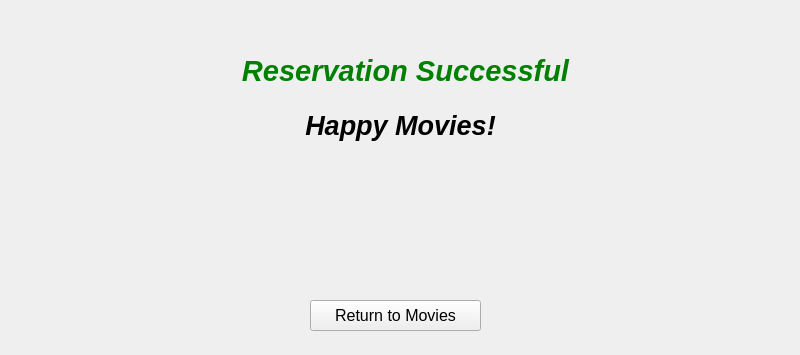
<?xml version="1.0" encoding="UTF-8"?>
<ui version="4.0">
 <class>MainWindow</class>
 <widget class="QMainWindow" name="MainWindow">
  <property name="geometry">
   <rect>
    <x>0</x>
    <y>0</y>
    <width>800</width>
    <height>355</height>
   </rect>
  </property>
  <property name="windowTitle">
   <string>MainWindow</string>
  </property>
  <widget class="QWidget" name="centralwidget">
   <widget class="QLabel" name="label">
    <property name="geometry">
     <rect>
      <x>200</x>
      <y>30</y>
      <width>411</width>
      <height>81</height>
     </rect>
    </property>
    <property name="font">
     <font>
      <pointsize>22</pointsize>
      <italic>true</italic>
      <bold>true</bold>
     </font>
    </property>
    <property name="styleSheet">
     <string notr="true">color: Green;</string>
    </property>
    <property name="text">
     <string>Reservation Successful</string>
    </property>
    <property name="alignment">
     <set>Qt::AlignCenter</set>
    </property>
   </widget>
   <widget class="QLabel" name="label_2">
    <property name="geometry">
     <rect>
      <x>250</x>
      <y>90</y>
      <width>301</width>
      <height>71</height>
     </rect>
    </property>
    <property name="font">
     <font>
      <pointsize>20</pointsize>
      <italic>true</italic>
      <bold>true</bold>
     </font>
    </property>
    <property name="text">
     <string>Happy Movies!</string>
    </property>
    <property name="alignment">
     <set>Qt::AlignCenter</set>
    </property>
   </widget>
   <widget class="QLabel" name="seatsLabel">
    <property name="geometry">
     <rect>
      <x>210</x>
      <y>170</y>
      <width>391</width>
      <height>41</height>
     </rect>
    </property>
    <property name="font">
     <font>
      <pointsize>18</pointsize>
      <bold>true</bold>
     </font>
    </property>
    <property name="text">
     <string/>
    </property>
    <property name="alignment">
     <set>Qt::AlignCenter</set>
    </property>
   </widget>
   <widget class="QLabel" name="priceLabel">
    <property name="geometry">
     <rect>
      <x>210</x>
      <y>230</y>
      <width>391</width>
      <height>41</height>
     </rect>
    </property>
    <property name="font">
     <font>
      <pointsize>18</pointsize>
      <bold>true</bold>
     </font>
    </property>
    <property name="text">
     <string/>
    </property>
    <property name="alignment">
     <set>Qt::AlignCenter</set>
    </property>
   </widget>
   <widget class="QPushButton" name="returnBtn">
    <property name="geometry">
     <rect>
      <x>310</x>
      <y>300</y>
      <width>171</width>
      <height>31</height>
     </rect>
    </property>
    <property name="font">
     <font>
      <pointsize>12</pointsize>
     </font>
    </property>
    <property name="text">
     <string>Return to Movies</string>
    </property>
   </widget>
  </widget>
 </widget>
 <resources/>
 <connections/>
</ui>
